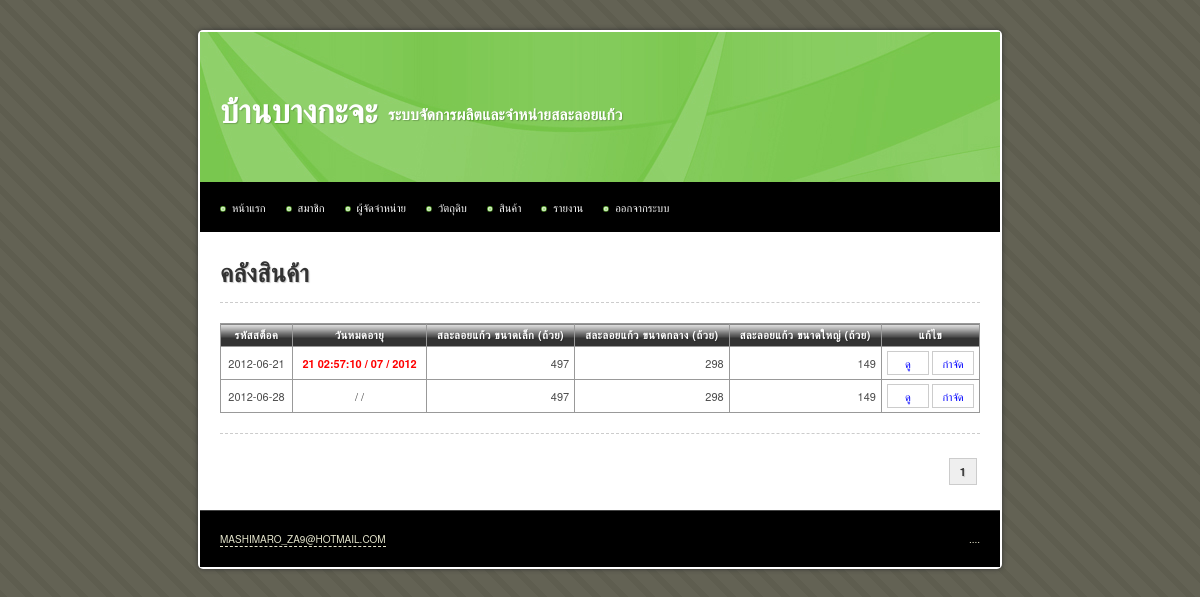
/main/product_stock.php (signed in), run on an earlier commit of the app's database.
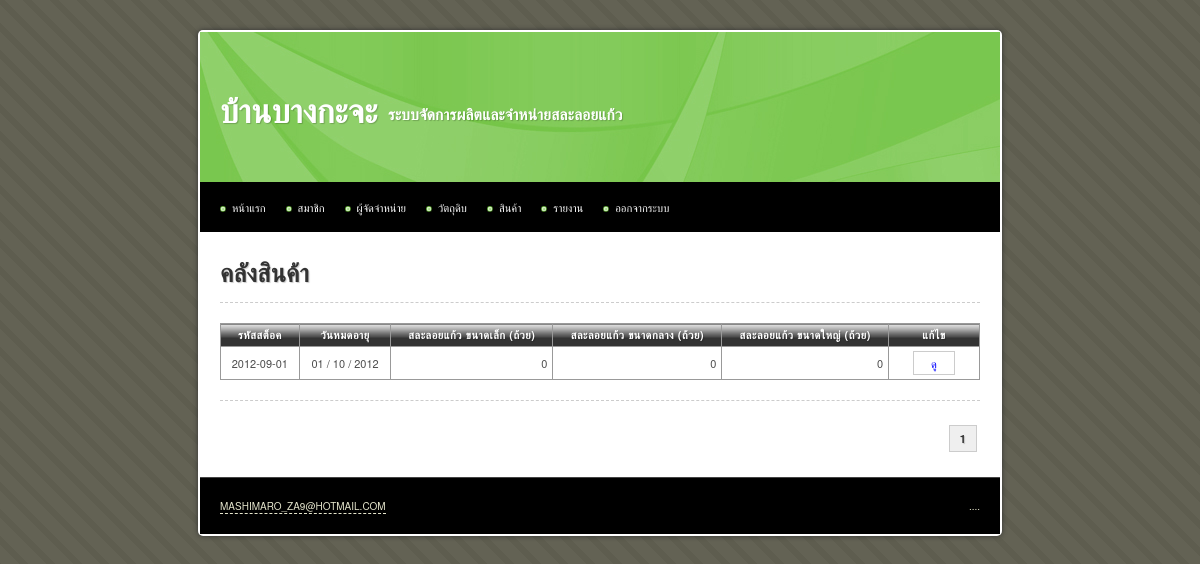
And on a later commit of the database.
### tables this page shows
CREATE TABLE IF NOT EXISTS `product` (
  `id` int(10) unsigned NOT NULL AUTO_INCREMENT,
  `name` varchar(255) NOT NULL,
  `description` text,
  `weight` int(10) NOT NULL,
  `unit` varchar(255) NOT NULL,
  `image` varchar(255) DEFAULT NULL,
  `manufacture_min` int(10) unsigned NOT NULL,
  `manufacture_max` int(10) unsigned NOT NULL,
  `stock_max` int(10) unsigned NOT NULL,
  `labour_min` int(10) unsigned NOT NULL,
  `order_min` int(10) unsigned NOT NULL,
  `unit_per_labour` int(10) unsigned NOT NULL,
  `total` int(10) unsigned NOT NULL DEFAULT '0',
  `price_retail` int(10) unsigned NOT NULL,
  `price_wholesale` int(10) unsigned NOT NULL,
  `date_create` datetime NOT NULL,
  `date_update` timestamp NOT NULL DEFAULT CURRENT_TIMESTAMP ON UPDATE CURRENT_TIMESTAMP,
  PRIMARY KEY (`id`)
);

CREATE TABLE IF NOT EXISTS `product_transaction` (
  `id` int(10) unsigned NOT NULL AUTO_INCREMENT,
  `id_production_log` int(10) unsigned DEFAULT NULL,
  `id_product` int(10) unsigned NOT NULL,
  `stock_code` char(10) NOT NULL,
  `type` tinyint(1) unsigned DEFAULT '0' COMMENT '0 = สต็อกปกติ, 1 = สั่งผลิตจากลูกค้า, 2 = ขายปลืก, 3 = กำจัด',
  `description` text,
  `quantity` int(10) NOT NULL,
  `date_exp` date DEFAULT NULL,
  `date_create` timestamp NOT NULL DEFAULT CURRENT_TIMESTAMP ON UPDATE CURRENT_TIMESTAMP,
  PRIMARY KEY (`id`),
  KEY `FK_product_stock_product` (`id_product`),
  CONSTRAINT `FK_product_stock_product` FOREIGN KEY (`id_product`) REFERENCES `product` (`id`) ON UPDATE CASCADE
);

### iic_tools/helpers/iic_utilities_helper.php (called while the page is built, shortened)
<?php
function change_date_format($date, $old_separator = "-", $old_format = 'y-m-d', $new_separator = " / ", $new_format = "d-m-y")
{
	@list($_old_format_path1, $_old_format_path2, $_old_format_path3) = explode('-', $old_format);
	@list($_date_path[$_old_format_path1], $_date_path[$_old_format_path2], $_date_path[$_old_format_path3]) = explode($old_separator, $date);
	@list($_new_format_path1, $_new_format_path2, $_new_format_path3) = explode('-', $new_format);
	$_new_date = $_date_path[$_new_format_path1].$new_separator.$_date_path[$_new_format_path2].$new_separator.$_date_path[$_new_format_path3];
	return $_new_date;
}
function get_timestamp($date_time)
{
	$_mktime['Y']	= date('Y');
	$_mktime['m']	= date('m');
	$_mktime['d']	= date('d');
	$_mktime['H']	= 0;
	$_mktime['i']	= 0;
	$_mktime['s']	= 0;
	if(strlen($date_time) == 19)
	{
		list($_date, $_time) = explode(' ', $date_time);
		list($_mktime['Y'], $_mktime['m'], $_mktime['d']) = explode("-", $_date);
		list($_mktime['H'], $_mktime['i'], $_mktime['s']) = explode(':',$_time);
		$_return = TRUE;
	}
	else if(strlen($date_time) == 10)
	{
		list($_mktime['Y'], $_mktime['m'], $_mktime['d']) = explode("-", $date_time);
		$_return = TRUE;
	}
	else if(strlen($date_time) <= 8)
	{
		if(strlen($date_time) == 8)
		{
			list($_mktime['H'], $_mktime['i'], $_mktime['s']) = explode(':', $date_time);
			$_return = TRUE;
		}
		else if(strlen($date_time) == 5)
		{
			list($_mktime['H'] , $_mktime['i']) = explode(":", $date_time);
			$_mktime['s'] = 0;
			$_return = TRUE;
		}
		else
		{
			$_return = FALSE;
		}
	}
	else
	{
		$_return = FALSE;
	}
	if($_return)
	{
		return mktime($_mktime['H'], $_mktime['i'], $_mktime['s'], $_mktime['m'], $_mktime['d'], $_mktime['Y']);
	}
	else
	{
		return 'Error';
	}
}
function remove_comma($number, $decimal = 0)
{
	$_int		= 0;
	$_decimal	= '';
	if(count(explode (".", $number)) > 1)
	{
		list($_int, $_decimal) = explode (".", $number);
	}
	else
	{
		$_int = ($number == '') ? 0 : $number;
	}
	$_int = explode (',', $_int);
	$_int = implode ($_int);
	$_new_number = $_int.$_decimal;
	return $_new_number;
}
function add_comma($number, $decimal = 0)
{
	$_sign		= '';
	$_int		= 0;
	$_decimal	= '';
	if(count(explode (".", $number)) > 1)
	{
		list($_int, $_decimal) = explode (".", $number);
	}
	else
	{
		$_int = ($number == '') ? 0 : $number;
	}
	$_int = remove_comma($_int);
	if($_int < 0)
	{
		$_sign = '-';
		$_int = str_replace('-', '', $_int);
	}
	else
	{
		$_sign = '';
	}
	$_total_loop = (strlen($_int) > 3) ? floor(strlen($_int) / 3) : 0;
	for($_loop = $_total_loop; $_loop > 0; $_loop--)
	{
		$_length = (3 * $_loop) * -1;
		$_int = substr_replace($_int, ',', $_length, 0 );
	}
	$_new_number = $_sign.$_int.$_decimal;
	return $_new_number;
}

### main/product_stock.php (the view, shortened to what the changed rows need)
<?php
$sql		= 'SELECT * FROM product';
$query		= mysql_query($sql) or die(mysql_error());
$total_rows = mysql_num_rows($query);
$rows_per_page = 10;
$limit_start = ($_GET['page'] - 1) * $rows_per_page;
$target = 'product.php?page=';
?>
<!DOCTYPE html PUBLIC "-//W3C//DTD XHTML 1.0 Transitional//EN" "http://www.w3.org/TR/xhtml1/DTD/xhtml1-transitional.dtd">
<html xmlns="http://www.w3.org/1999/xhtml">
<head>
<?php include("inc.css.php"); ?>
</head>
<body>
<div id="container">
	<?php include("inc.header.php"); ?>
	<div id="content">
		<h1>คลังสินค้า</h1>
		<table border="1" align="center" cellpadding="5" cellspacing="0">
			<thead>
				<tr>
					<th>รหัสสต็อค</th>
					<th>วันหมดอายุ</th>
					<?php
					$query = 'SELECT name, unit FROM product';
					$result = mysql_query($query) or die(mysql_error());
					while($product = mysql_fetch_assoc($result)):
					?>
					<th><?php echo $product['name'] ?> (<?php echo $product['unit'] ?>)</th>
					<?php endwhile  ?>
					<th width="80">แก้ไข</th>
				</tr>
			</thead>
			<tbody>
			<?php
			$sql = 'SELECT
						*,
						(
							SELECT COUNT(*)
							FROM product_transaction
							WHERE type = 3 AND stock_code = t1.stock_code
						) AS is_delete
					FROM product_transaction AS t1
					GROUP BY stock_code
					ORDER BY stock_code
					LIMIT '.$limit_start.', '.$rows_per_page;
			$query = mysql_query($sql) or die(mysql_error());
			$query_rows = mysql_num_rows($query);
			?>
			<?php if($query_rows > 0): ?>
				<?php while($data = mysql_fetch_array($query)): ?>
				<?php
				$date_exp = change_date_format($data['date_exp']);
				$date_exp = (get_timestamp($data['date_exp']) < get_timestamp(date('Y-m-d')))
								? '<span class="bold red">'.change_date_format($data['date_exp']).'</span>'
								: $date_exp;
				?>
				<tr>
					<td class="center"><?php echo $data['stock_code'] ?></td>
					<td class="center"><?php echo $date_exp ?></td>
					<?php
					$sql = 'SELECT
								*,
								(
									SELECT SUM(quantity)
									FROM product_transaction
									WHERE id_product = t1.id_product
								) AS remain
							FROM product_transaction as t1
							WHERE
								stock_code = "'.$data['stock_code'].'"
							GROUP BY id_product';
					$result = mysql_query($sql) or die(mysql_error());
					while($product = mysql_fetch_assoc($result)):
					?>
					<td class="right"><?php echo add_comma($product['remain']) ?></td>
					<?php endwhile  ?>
					<td class="center nowarp">
						<a class="button" href="product_stock_view.php?stock_code=<?php echo $data['stock_code'] ?>">ดู</a>
						<?php if ($data['is_delete'] == 0): ?>
						<a class="button" href="product_stock_delete.php?stock_code=<?php echo $data['stock_code'] ?>">กำจัด</a>
						<?php endif ?>
					</td>
				</tr>
				<?php endwhile ?>
			<?php else: ?>
				<tr><td colspan="6" class="center">ไม่มีข้อมูล</td></tr>
			<?php endif ?>
			</tbody>
		</table>
		<div class="pagination">
			<?php echo get_pagination($total_rows, $target, $_GET['page'], $rows_per_page); ?>
		</div>
	</div>
</div>
</body>
</html>

### iic_tools/helpers/iic_crud_helper.php (shortened to what the changed rows need)
<?php
function get_pagination($total_rows, $target, $current_page, $rows_per_page = 10)
{
	$_total_page = ceil($total_rows / $rows_per_page);
	$_pagination = '';
	$_loop = 1;
	while($_loop <= $_total_page)
	{
		if($_loop <= 3 || $_loop > ($_total_page - 3))
		{
			if($_loop == $current_page)
			{
				$_pagination .= '<strong>'.$_loop.'</strong>';
			}
			else
			{
				$_pagination .= '<a href="'.$target.$_loop.'" title="Page '.$_loop.'">&nbsp;'.$_loop.'&nbsp;</a>';
			}
		}
		$_loop++;
	}
	return $_pagination;
}

What changed in the data, as far as the page shows it:
removed product_transaction: stock_code "2012-06-21", date_exp "21 02:57:10 / 07 / 2012", remain "497"
removed product_transaction: remain "298", shown under "2012-06-21"
removed product_transaction: remain "149", shown under "2012-06-21"
removed product_transaction: stock_code "2012-06-28", date_exp "/ /", remain "497"
removed product_transaction: remain "298", shown under "2012-06-28"
removed product_transaction: remain "149", shown under "2012-06-28"
added product_transaction: stock_code "2012-09-01", date_exp "01 / 10 / 2012", remain "0"
added product_transaction: remain "0", shown under "2012-09-01"
added product_transaction: remain "0", shown under "2012-09-01"
